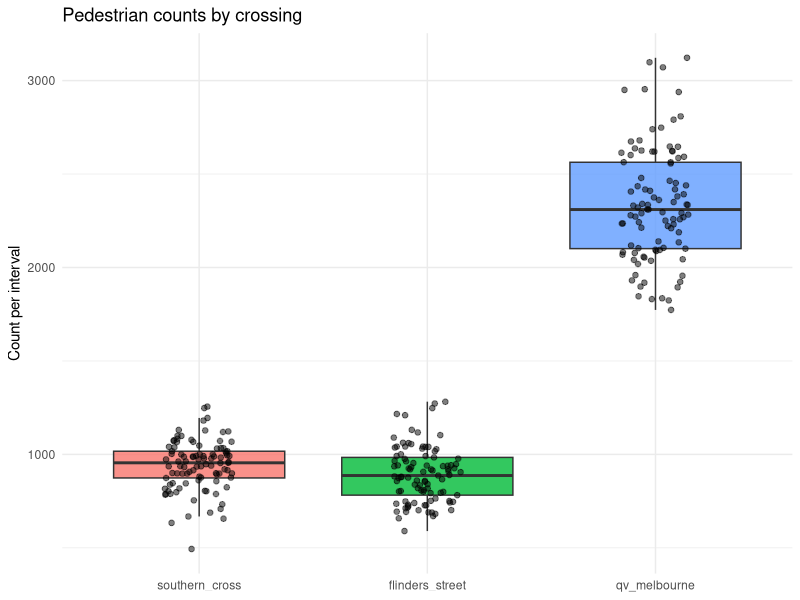
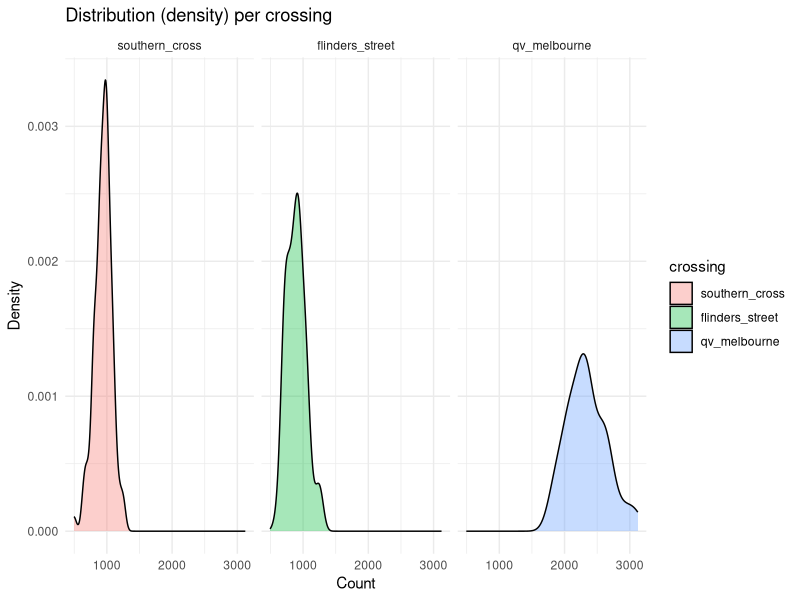
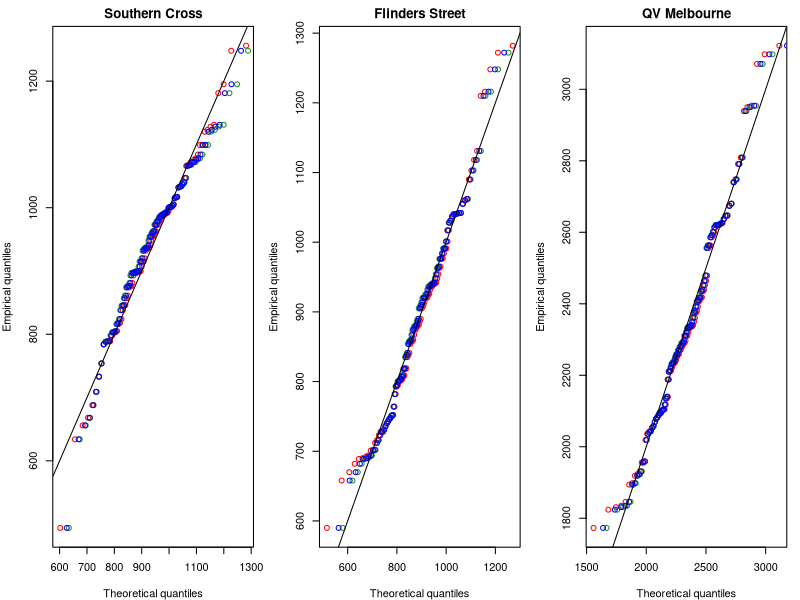
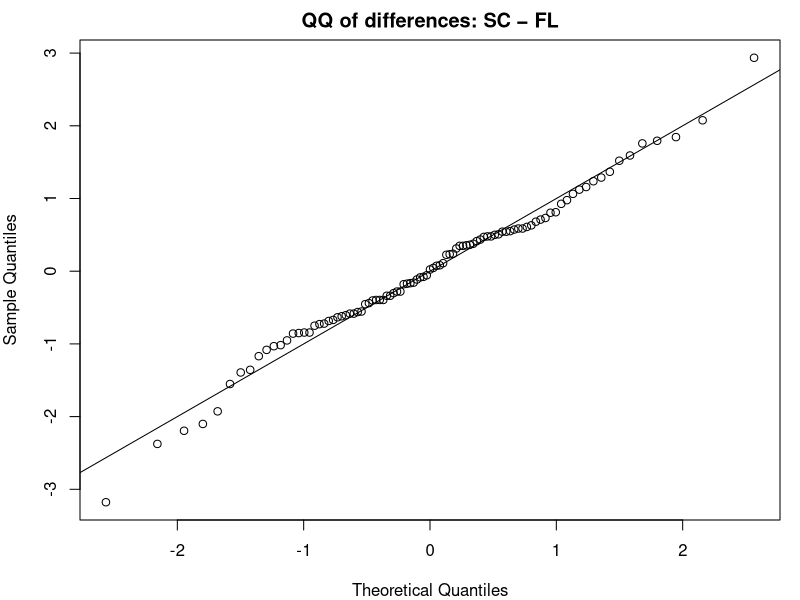

Write the R code that produced these figures, in order.
## ---- chunk 1
#| label: setup
#| include: false
#| echo: false
#| message: false
#| warning: false

knitr::opts_chunk$set(fig.align = "center", fig.width = 8, fig.height = 5, dpi = 150)

library(tidyverse)
library(boot)
library(MASS)

set.seed(355435)  

B <- 5000
## ---- chunk 2
pedestrian_df <- read.csv(here::here("data/pedestrians.csv"))
## ---- chunk 3
pedestrian_long <- pedestrian_df %>%
  mutate(obs = row_number()) %>%
  pivot_longer(-obs, names_to = "crossing", values_to = "count") %>%
  mutate(crossing = factor(crossing,
                           levels = c("southern_cross","flinders_street","qv_melbourne")))

# Box + jitter (great manager slide)
ggplot(pedestrian_long, aes(x = crossing, y = count, fill = crossing)) +
  geom_boxplot(outlier.shape = NA, alpha = 0.8) +
  geom_jitter(width = 0.15, alpha = 0.5, size = 1.6) +
  labs(title = "Pedestrian counts by crossing", x = NULL, y = "Count per interval") +
  theme_minimal() + theme(legend.position = "none")

# Density (shape of distributions)
ggplot(pedestrian_long, aes(x = count, fill = crossing)) +
  geom_density(alpha = 0.35) +
  facet_wrap(~ crossing, scales = "fixed") +
  labs(title = "Distribution (density) per crossing", x = "Count", y = "Density") +
  theme_minimal()

## ---- chunk 4
desc <- pedestrian_long |>
  group_by(crossing) |>
  summarise(
    n     = n(),
    mean  = mean(count),
    median= median(count),
    sd    = sd(count),
    min   = min(count),
    max   = max(count),
    iqr   = IQR(count),
    .groups = "drop"
)

## ---- chunk 5
# Southern Cross
sc <- pedestrian_df$southern_cross
fit_sc_norm  <- fitdistr(sc, "normal")
fit_sc_logn  <- fitdistr(sc, "lognormal")
fit_sc_gamma <- fitdistr(sc, "gamma")   

sc_models <- tibble(
  crossing = "southern_cross",
  model    = c("normal","lognormal","gamma"),
  logLik   = c(logLik(fit_sc_norm)[1],  logLik(fit_sc_logn)[1],  logLik(fit_sc_gamma)[1]),
  AIC      = c(AIC(fit_sc_norm),        AIC(fit_sc_logn),        AIC(fit_sc_gamma)),

  mean_est = c(
    unname(fit_sc_norm$estimate["mean"]),
    exp(fit_sc_logn$estimate["meanlog"] + 0.5*fit_sc_logn$estimate["sdlog"]^2),
    unname(fit_sc_gamma$estimate["shape"] / fit_sc_gamma$estimate["rate"])),
  
  sd_est   = c(
    unname(fit_sc_norm$estimate["sd"]),
    sqrt((exp(fit_sc_logn$estimate["sdlog"]^2) - 1) *
         exp(2*fit_sc_logn$estimate["meanlog"] + fit_sc_logn$estimate["sdlog"]^2)),
    sqrt(unname(fit_sc_gamma$estimate["shape"]) / (unname(fit_sc_gamma$estimate["rate"])^2))))

# Flinders Street
fl <- pedestrian_df$flinders_street
fit_fl_norm  <- fitdistr(fl, "normal")
fit_fl_logn  <- fitdistr(fl, "lognormal")
fit_fl_gamma <- fitdistr(fl, "gamma")

fl_models <- tibble(
  crossing = "flinders_street",
  model    = c("normal","lognormal","gamma"),
  logLik   = c(logLik(fit_fl_norm)[1],  logLik(fit_fl_logn)[1],  logLik(fit_fl_gamma)[1]),
  AIC      = c(AIC(fit_fl_norm),        AIC(fit_fl_logn),        AIC(fit_fl_gamma)),

  mean_est = c(
    unname(fit_fl_norm$estimate["mean"]),
    exp(fit_fl_logn$estimate["meanlog"] + 0.5*fit_fl_logn$estimate["sdlog"]^2),
    unname(fit_fl_gamma$estimate["shape"] / fit_fl_gamma$estimate["rate"])),
  
  sd_est   = c(
    unname(fit_fl_norm$estimate["sd"]),
    sqrt((exp(fit_fl_logn$estimate["sdlog"]^2) - 1) *
         exp(2*fit_fl_logn$estimate["meanlog"] + fit_fl_logn$estimate["sdlog"]^2)),
    sqrt(unname(fit_fl_gamma$estimate["shape"]) / (unname(fit_fl_gamma$estimate["rate"])^2))))

# QV Melbourne
qv <- pedestrian_df$qv_melbourne
fit_qv_norm  <- fitdistr(qv, "normal")
fit_qv_logn  <- fitdistr(qv, "lognormal")
fit_qv_gamma <- fitdistr(qv, "gamma")

qv_models <- tibble(
  crossing = "qv_melbourne",
  model    = c("normal","lognormal","gamma"),
  logLik   = c(logLik(fit_qv_norm)[1],  logLik(fit_qv_logn)[1],  logLik(fit_qv_gamma)[1]),
  AIC      = c(AIC(fit_qv_norm),        AIC(fit_qv_logn),        AIC(fit_qv_gamma)),

  mean_est = c(
    unname(fit_qv_norm$estimate["mean"]),
    exp(fit_qv_logn$estimate["meanlog"] + 0.5*fit_qv_logn$estimate["sdlog"]^2),
    unname(fit_qv_gamma$estimate["shape"] / fit_qv_gamma$estimate["rate"])),
  
  sd_est   = c(
    unname(fit_qv_norm$estimate["sd"]),
    sqrt((exp(fit_qv_logn$estimate["sdlog"]^2) - 1) *
         exp(2*fit_qv_logn$estimate["meanlog"] + fit_qv_logn$estimate["sdlog"]^2)),
    sqrt(unname(fit_qv_gamma$estimate["shape"]) / (unname(fit_qv_gamma$estimate["rate"])^2))))

mle_fits <- bind_rows(sc_models, fl_models, qv_models) |>
  arrange(crossing, AIC)

mle_fits
## ---- chunk 6
par(mfrow = c(1,3), mar = c(4,4,2,1))

## Southern Cross 
x <- sort(sc); n <- length(x); p <- (seq_len(n)-0.5)/n
qN <- qnorm(p,  mean = fit_sc_norm$estimate["mean"],    sd    = fit_sc_norm$estimate["sd"])
qL <- qlnorm(p, meanlog = fit_sc_logn$estimate["meanlog"], sdlog = fit_sc_logn$estimate["sdlog"])
qG <- qgamma(p, shape = fit_sc_gamma$estimate["shape"], rate = fit_sc_gamma$estimate["rate"])
plot(qN, x, xlab="Theoretical quantiles", ylab="Empirical quantiles", main="Southern Cross",
     pch=1, col="red"); points(qL, x, pch=1, col="forestgreen"); points(qG, x, pch=1, col="blue"); abline(0,1)

# Flinders Street
x <- sort(fl); n <- length(x); p <- (seq_len(n)-0.5)/n
qN <- qnorm(p,  mean = fit_fl_norm$estimate["mean"],    sd    = fit_fl_norm$estimate["sd"])
qL <- qlnorm(p, meanlog = fit_fl_logn$estimate["meanlog"], sdlog = fit_fl_logn$estimate["sdlog"])
qG <- qgamma(p, shape = fit_fl_gamma$estimate["shape"], rate = fit_fl_gamma$estimate["rate"])
plot(qN, x, xlab="Theoretical quantiles", ylab="Empirical quantiles", main="Flinders Street",
     pch=1, col="red"); points(qL, x, pch=1, col="forestgreen"); points(qG, x, pch=1, col="blue"); abline(0,1)

# QV Melbourne 
x <- sort(qv); n <- length(x); p <- (seq_len(n)-0.5)/n
qN <- qnorm(p,  mean = fit_qv_norm$estimate["mean"],    sd    = fit_qv_norm$estimate["sd"])
qL <- qlnorm(p, meanlog = fit_qv_logn$estimate["meanlog"], sdlog = fit_qv_logn$estimate["sdlog"])
qG <- qgamma(p, shape = fit_qv_gamma$estimate["shape"], rate = fit_qv_gamma$estimate["rate"])
plot(qN, x, xlab="Theoretical quantiles", ylab="Empirical quantiles", main="QV Melbourne",
     pch=1, col="red"); points(qL, x, pch=1, col="forestgreen"); points(qG, x, pch=1, col="blue"); abline(0,1)

par(mfrow = c(1,1))

## ---- chunk 7
pedestrian_long %>%
  group_by(crossing) %>%
  summarise(q90 = quantile(count, 0.9))

## ---- chunk 8

# function to calculate 90th percentile
q90_fn <- function(data, i) quantile(data[i], 0.9)

# example for Flinders
fl_boot <- boot(pedestrian_df$flinders_street, q90_fn, R = 1000)
ci_fl <- boot.ci(fl_boot, type = "perc")
round(ci_fl$percent[4:5], 2)

# Southern Cross
sc_boot <- boot(pedestrian_df$southern_cross, q90_fn, R = 1000)
ci_sc <- boot.ci(sc_boot, type = "perc")
round(ci_sc$percent[4:5], 2)


# QV
qv_boot <- boot(pedestrian_df$qv, q90_fn, R = 1000)
ci_qv <- boot.ci(qv_boot, type = "perc")
round(ci_qv$percent[4:5], 2)


## ---- chunk 9

library(fitdistrplus)

set.seed(30)
n_fl <- length(pedestrian_df$flinders_street)
n_sc <- length(pedestrian_df$southern_cross)
n_qv <- length(pedestrian_df$qv)


# Flinders & QV: Lognormal
fl_fit <- fitdist(pedestrian_df$flinders_street, "lnorm")
qv_fit <- fitdist(pedestrian_df$qv, "lnorm")

# Southern Cross: Normal
sc_fit <- fitdist(pedestrian_df$southern_cross, "norm")

fl_fit$estimate; sc_fit$estimate; qv_fit$estimate

## ---- chunk 10
q90_model_ci <- function(fit, dist, n, B = 2000) {
  # Point estimate from the fitted distribution
  q90_hat <- switch(
    dist,
    "lnorm" = qlnorm(0.9,
                     meanlog = fit$estimate["meanlog"],
                     sdlog   = fit$estimate["sdlog"]),
    "norm"  = qnorm(0.9,
                    mean = fit$estimate["mean"],
                    sd   = fit$estimate["sd"])
  )

  # Parametric bootstrap: simulate datasets of size n from the fitted model
  boot_q90 <- replicate(B, {
    sim <- switch(
      dist,
      "lnorm" = rlnorm(n,
                       meanlog = fit$estimate["meanlog"],
                       sdlog   = fit$estimate["sdlog"]),
      "norm"  = rnorm(n,
                      mean = fit$estimate["mean"],
                      sd   = fit$estimate["sd"])
    )
    as.numeric(quantile(sim, 0.9))
  })

  ci <- quantile(boot_q90, c(0.025, 0.975))
  tibble(
    q90_model = round(q90_hat, 2),
    ci_low    = round(ci[1], 2),
    ci_high   = round(ci[2], 2)
  )
}

## ---- chunk 11
df  <- na.omit(pedestrian_df[, c("southern_cross","flinders_street")])
sc  <- df$southern_cross
fl  <- df$flinders_street
d   <- sc - fl                 

# 95% CI for the mean difference 
tt <- t.test(sc, fl, paired = TRUE, conf.level = 0.95)
tt

qqnorm(scale(d), main = "QQ of differences: SC − FL"); abline(0,1)
